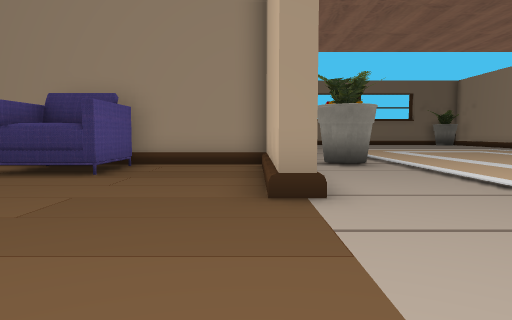
[1] (above)

18 first-person views from a walk through a Unity game level. The camera is 1.5 m above the floor, tilts 4° down and sees 70° across. The floor is counted in squares, 2 m on a side. Each view is taken from the middle of a square. On the plan, view 1 faces up. The plan holds only what a view shows up to about 11 squares ahead; the rest is blank. The place goes on beyond the plan. The player is left out. Some animated figures are not drawn. Some surface patterns are stand-ins.

[2]
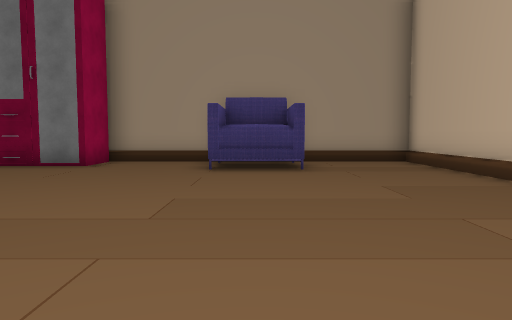

[3]
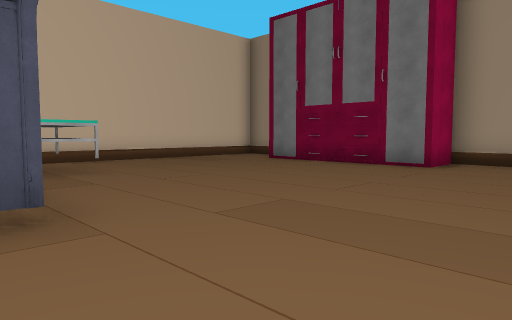

[4]
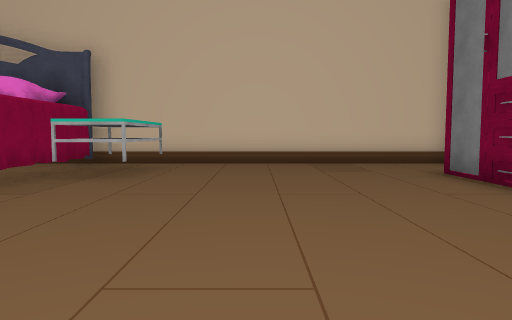

[5]
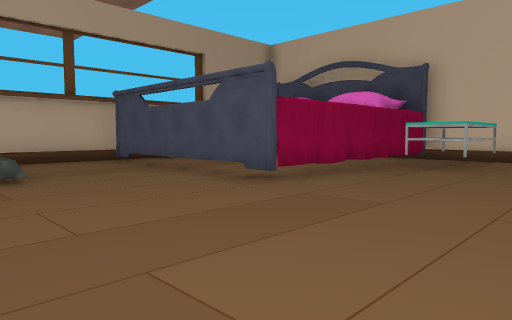

[6]
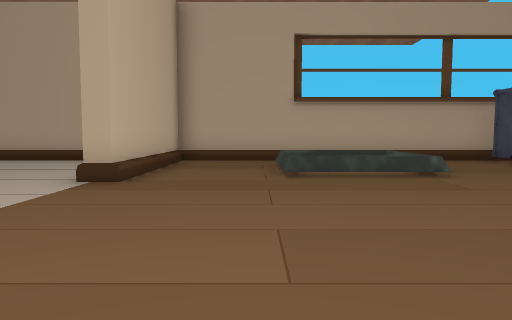

[7]
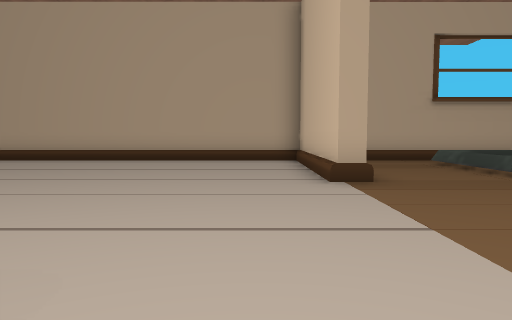

[8]
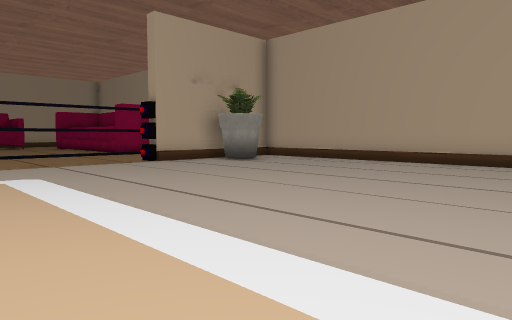

[9]
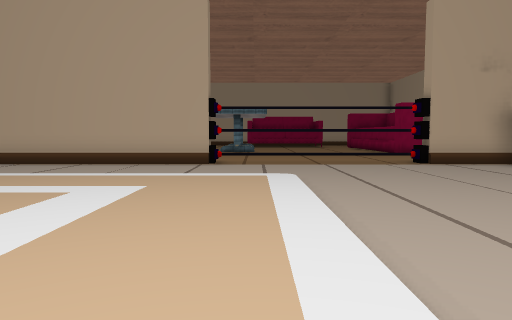

[10]
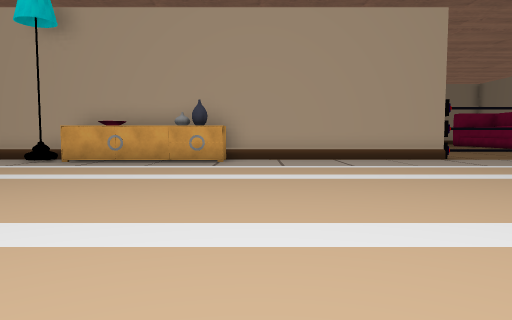

[11]
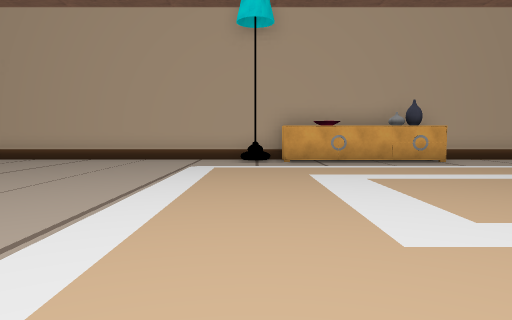

[12]
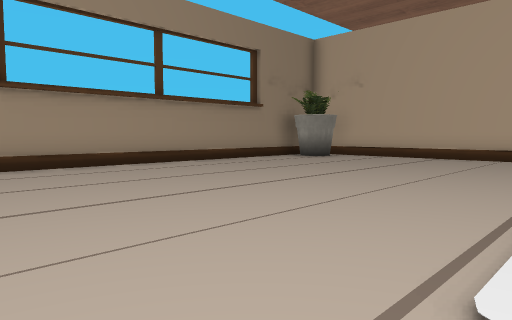

[13]
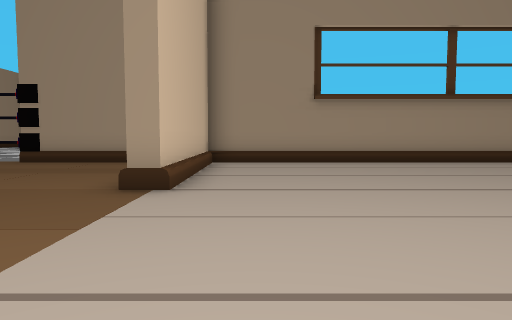

[14]
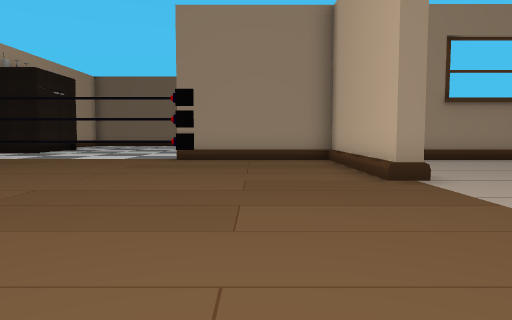

[15]
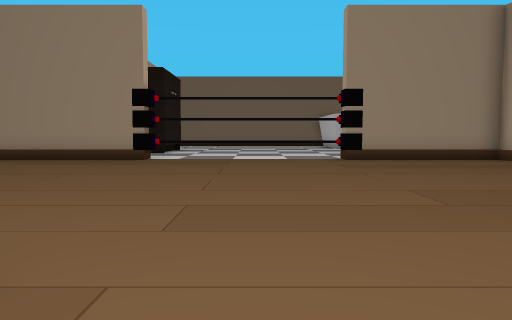

[16]
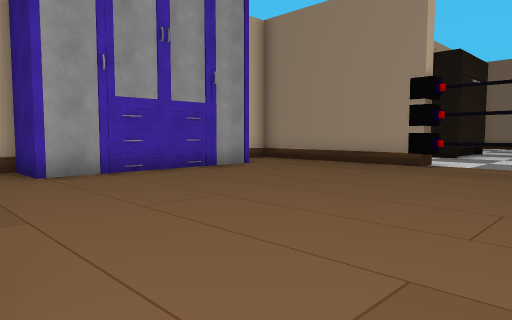

[17]
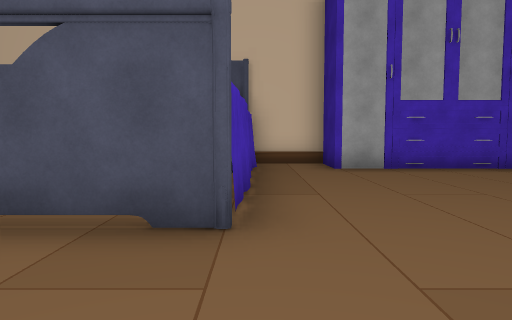

[18]
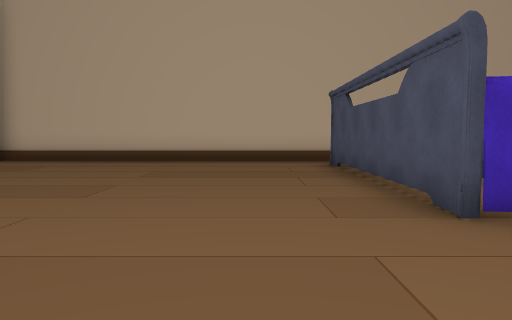

### Floor plan
Key: @ floor where view 1 was taken; # wall or solid block; . floor; / step, stairs or slope; = window, fence, low wall or low ledge; ^ raised ledge; C chair; T table; O other object.
Columns run from 16 left of view 1 to 16 right of it. Each row starts with its distance up from view 1.
 27       ..
 26  #######    ##############
 25   ..............#.........
 24   ..............#..........   #
 23  ##.............#........... .#
 22  ##.............#.............#
 21  ##.............#.............#
 20  ##...........................#
 19 ###...........................#
 18 #.............................#
 17 ########......................#
 16        #........  ...........##
 15        #.......     .........##
 14        #......       ........#
 13        #.......        ......#
 12        #........     ........#
 11        #........    .........##
 10    /////////////# /...........#
  9 #  #   ########## O...........#
  8 #..######..CCC..#/............#
  7 #..........CCC..#/.... .......#
  6 #...............#/...   ......#
  5 #...............#/... ........#
  4 #.............................OO
  3 #..............................=
  2 #.TT...........................=.
  1 #.TTT..........................=.
  0 ########........@..............=
 -1        #......................O=
 -2        #........#.............OO
 -3        #...^^^..#.............#
 -4        #...^ ^..#...........  #
 -5        #...^^^..#..........
 -6        #...  ...#.........
 -7        ####################

Where each view was taken, in squares from view 1:
view 1: 0 up, 0 right, facing up
view 2: 1 down, 4 left, facing up
view 3: 1 down, 5 left, facing up-left
view 4: 4 up, 6 left, facing left
view 5: 4 up, 4 left, facing down-left
view 6: 4 up, 2 left, facing down
view 7: 4 up, 2 right, facing down
view 8: 4 up, 4 right, facing down-right
view 9: 3 up, 4 right, facing right
view 10: 10 up, 3 right, facing right
view 11: 16 up, 3 right, facing right
view 12: 17 up, 2 right, facing up-right
view 13: 16 up, 2 right, facing up
view 14: 15 up, 2 left, facing up
view 15: 15 up, 7 left, facing up
view 16: 17 up, 7 left, facing up-left
view 17: 17 up, 6 left, facing left
view 18: 20 up, 7 left, facing down
